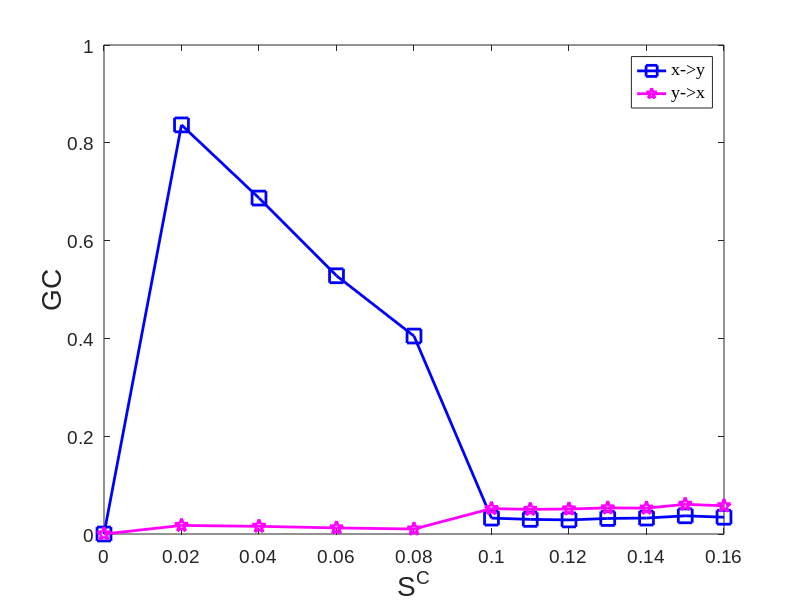

This chart was generated by the following MATLAB code:
%% Fig4_HH_TWO_Neurons_LinearGC
C=[0 0.02 0.04 0.06 0.08 0.1 0.11 0.12 0.13 0.14 0.15 0.16];
gc_zero_line=1.6132e-04;
significant=1;
if significant==0
%% GC results no significant test
GC_xy=[0.1076e-03 0.8366 0.6870 0.5281 0.4048 0.0325 0.0299 0.0288 0.0318 0.0326 0.0372 0.0343];
GC_yx=[0.1108e-03 0.0175 0.0157 0.0124 0.0102 0.0520 0.0503 0.0512 0.0533 0.0529 0.0607 0.0576];
else
%% GC2 results have significant test
GC_xy=[0 0.8366 0.6870 0.5281 0.4048 0.0325 0.0299 0.0288 0.0318 0.0326 0.0372 0.0343];
GC_yx=[0 0.0175 0.0157 0.0124 0.0102 0.0520 0.0503 0.0512 0.0533 0.0529 0.0607 0.0576];
end

% Plot
h0=figure;
clf;
plot(C,GC_xy,'MarkerSize',10,'Marker','s','LineWidth',2,...
'Color',[0 0 1]);hold on
plot(C,GC_yx,'MarkerSize',10,'Marker','p','LineWidth',2,...
'Color',[1 0 1]);
% Legend 
hleg1 =legend('x->y','y->x','northeast');
set(hleg1,'Location','northeast') 
set(hleg1,'FontName','Times New Roman','FontSize',18,'FontWeight','normal')
axis([0 0.16 0 1.0])
set(gca, 'XTick', 0:0.02:0.16); 
% set(gca, 'YTick',0:0.02:0.65);

% Create axis font size
set(gca,'FontName','Arial','FontSize',14)
% Create xlabel
xlabel({'S^C'},'FontSize',20,'FontName','Arial');
% Create ylabel
ylabel({'GC'},'FontSize',20,'FontName','Arial');

%%
print(h0,'-depsc2','-r300','LineraGC_HH_Two_Neurons_Fig4.eps')